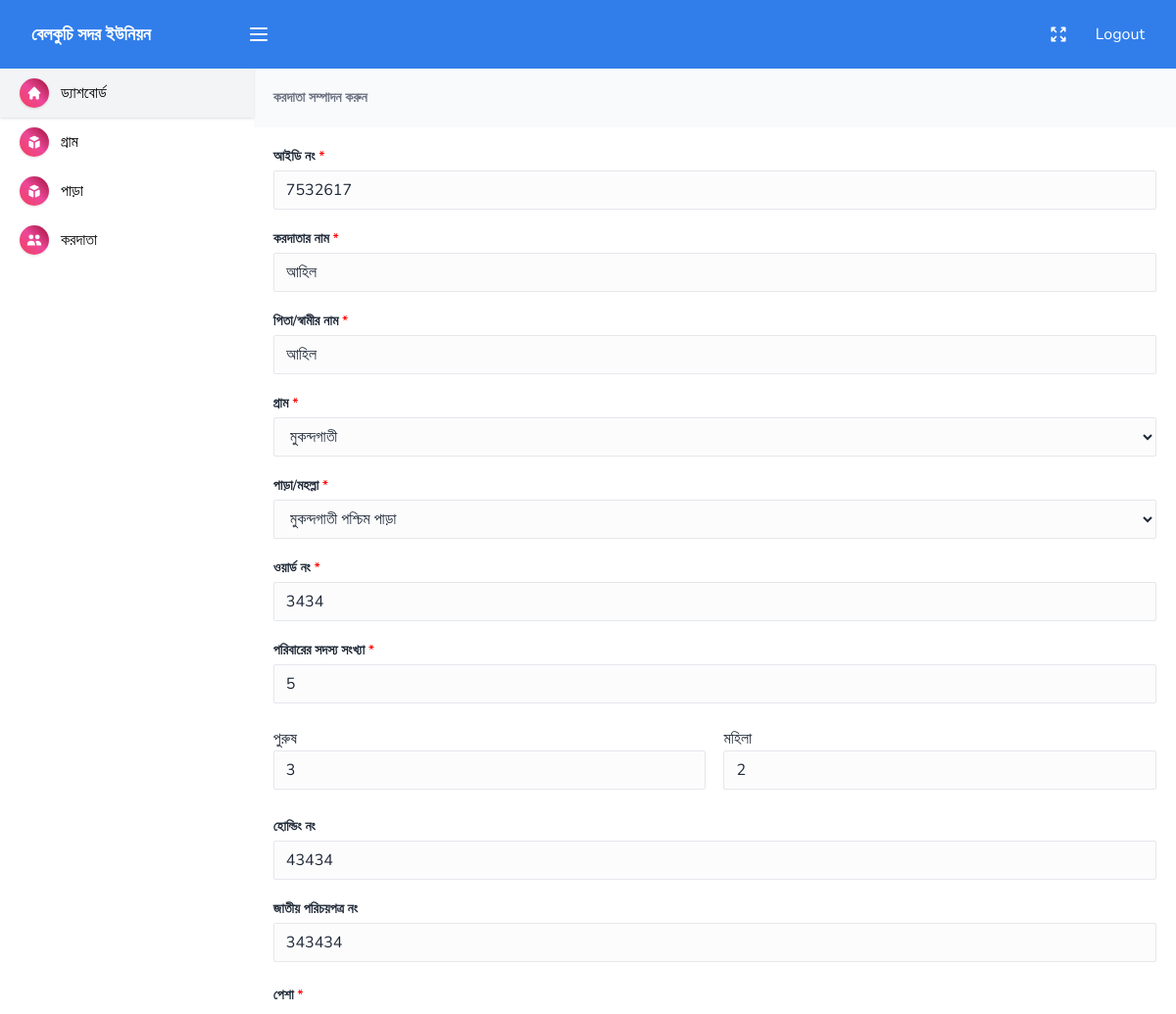
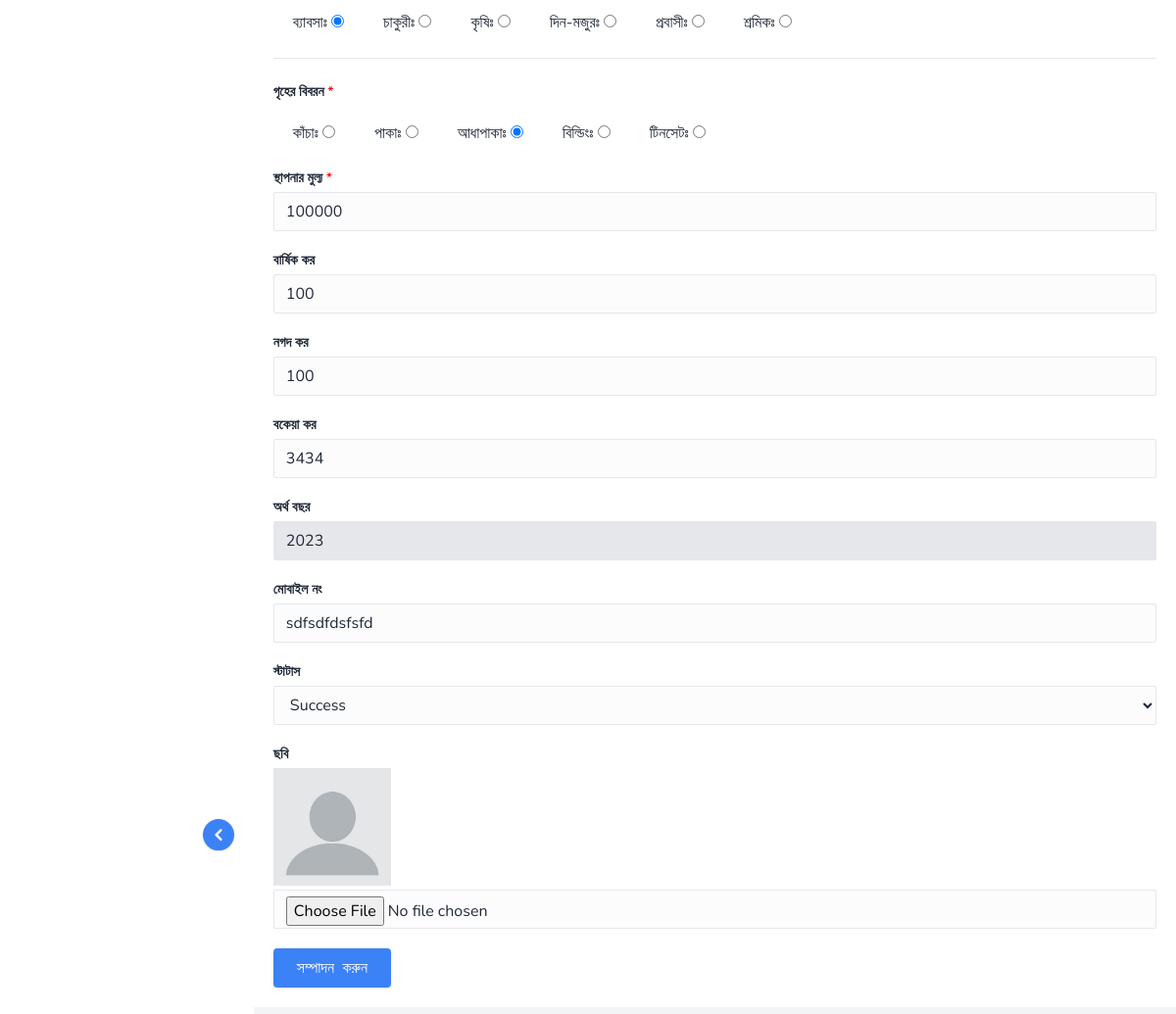
Page /tax-holder-edit.php?id=37 (signed in) on the committed database (2 pictures, top to bottom).
### tables this page shows
CREATE TABLE `union_name` (
  `id` int(255) NOT NULL,
  `admin_id` int(255) NOT NULL,
  `union_name` varchar(255) NOT NULL,
  `pass` varchar(255) NOT NULL,
  `time` int(255) NOT NULL
);

CREATE TABLE `person` (
  `admin_id` int(255) NOT NULL,
  `id` int(255) NOT NULL,
  `id_no` int(255) NOT NULL,
  `name` varchar(255) NOT NULL,
  `guardian_name` varchar(255) NOT NULL,
  `village` varchar(255) NOT NULL,
  `section` varchar(255) NOT NULL,
  `word_no` varchar(255) NOT NULL,
  `family_member` int(255) NOT NULL,
  `male` int(255) NOT NULL,
  `female` int(255) NOT NULL,
  `holding_no` varchar(255) NOT NULL,
  `nid_no` varchar(300) NOT NULL,
  `profession` varchar(255) NOT NULL,
  `home` varchar(255) NOT NULL,
  `net_worth` int(255) NOT NULL,
  `annual_tax` int(255) NOT NULL,
  `ablable_tax` int(255) NOT NULL,
  `due_tax` int(255) NOT NULL,
  `present_year` int(255) NOT NULL,
  `mobile_no` varchar(300) NOT NULL,
  `status` varchar(255) NOT NULL DEFAULT 'Pending',
  `file_name` varchar(255) NOT NULL DEFAULT 'avatar.jpg',
  `time` int(255) NOT NULL
);

CREATE TABLE `village` (
  `admin_id` int(255) NOT NULL,
  `id` int(255) NOT NULL,
  `name` varchar(255) NOT NULL,
  `time` int(255) NOT NULL
);

CREATE TABLE `section` (
  `admin_id` int(255) NOT NULL,
  `id` int(255) NOT NULL,
  `vlg_id` int(255) NOT NULL,
  `name` varchar(255) NOT NULL,
  `time` int(255) NOT NULL
);

### tax-holder-edit.php (the view, shortened to what this page needs)
<?php include("common/header.php");?>
<?php
if(isset($_GET['id'])){
  $id = $_GET['id'];
}
$data = mysqli_fetch_assoc(mysqli_query($conn,"SELECT * FROM person WHERE id='$id'"));
?>
    <main class="main_content">
<?php include("common/sidebar.php");?>
      <section class="content_wrapper">
        <div class="add_page_main_content">
          <div class="add_page_title">
            <span>করদাতা সম্পাদন করুন</span>
          </div>
          <form id="edit_tax_holder_form" action="" method="POST" enctype="multipart/form-data">
            <div>
              <label>আইডি নং <span class="requird_star">*</span></label>
              <input type="number" name="id_no" class="input" required value="<?php echo $data['id_no']?>"/>
            </div>
            <div>
            <label>করদাতার নাম <span class="requird_star">* </span></label>
            <input type="text" name="name" class="input" required value="<?php echo $data['name']?>"/>
            </div>
            <div>
            <label>পিতা/স্বামীর নাম <span class="requird_star">* </span></label>
            <input type="text" name="guardian_name" class="input" required value="<?php echo $data['guardian_name']?>"/>
            </div>
            <div>
            <label>গ্রাম <span class="requird_star" >* </span></label>
            <select name="village" id="village" class="input" required>
            <?php
              $vlg_id = $data['village'];
              $selected_village = mysqli_fetch_assoc(mysqli_query($conn,"SELECT * FROM village WHERE id=$vlg_id"));
              ?>
              <option value="<?php echo $selected_village['id']?>"><?php echo $selected_village['name']?></option>
            </select>
            </div>
            <div>
            <label>পাড়া/মহল্লা <span class="requird_star">* </span></label>
            <select name="section" id="section" class="input" required value="<?php echo $data['section']?>">
            <?php
              $section_id = $data['section'];
              $selected_section = mysqli_fetch_assoc(mysqli_query($conn,"SELECT * FROM section WHERE id=$section_id"));
              ?>
              <option value="<?php echo $selected_section['id']?>"><?php echo $selected_section['name']?></option>
            </select>
            </div>
            <div>
            <label>ওয়ার্ড নং <span class="requird_star">*</span></label>
            <input type="text" name="word_no" class="input"  required value="<?php echo $data['word_no']?>"/>
            </div>
            <div>
            <label>পরিবারের সদস্য সংখ্যা <span class="requird_star">*</span></label>
            <input type="number" name="family_member" class="input"  required value="<?php echo $data['family_member']?>"/>
            </div>
            <br>
            <div class="radio_div">
              <div style="width:49%;float:left">
                <label>পুরুষ</label>
                <input type="number" name="male" class="input"  value="<?php echo $data['male']?>"/>
              </div>
              <div style="width:49%;float:right">
                <label>মহিলা</label>
                <input type="number" name="female" class="input"  value="<?php echo $data['female']?>"/>
              </div>
            </div>
            <br>
            <br>
            <br>
            <div>
            <label>হোল্ডিং নং</label>
            <input type="text" name="holding_no" class="input" value="<?php echo $data['holding_no']?>"/>
            </div>
            <div>
            <label>জাতীয় পরিচয়পত্র নং</label>
            <input type="number" name="nid_no" class="input" value="<?php echo $data['nid_no']?>"/>
            </div>
            <br>
            <div class="radio_div">
              <label>পেশা <span class="requird_star">*</span></label>
              <br>
              <div class="pesa">
                <label for="business">ব্যাবসাঃ</label>
                <input type="radio" id="business" required name="profession" value="ব্যাবসা"
                <?php
                if($data['profession'] == 'ব্যাবসা'){
                  echo "checked";
                }
                ?>
                >
              </div>
              <div class="pesa">
                <label for="job">চাকুরীঃ</label>
                <input type="radio" id="job" required name="profession" value="চাকুরি"
                <?php
                if($data['profession'] == 'চাকুরি'){
                  echo "checked";
                }
                ?>
                >
              </div>
              <div class="pesa">
                <label for="farmer">কৃষিঃ</label>
                <input type="radio" id="farmer" required name="profession" value="কৃষি"
                <?php
                if($data['profession'] == 'কৃষি'){
                  echo "checked";
                }
                ?>
                >
              </div>
              <div class="pesa">
                <label for="labor">দিন-মজুরঃ</label>
                <input type="radio" id="labor" required name="profession" value="দিন-মজুর"
                <?php
                if($data['profession'] == 'দিন-মজুর'){
                  echo "checked";
                }
                ?>
                >
              </div>
              <div class="pesa">
                <label for="expatriate">প্রবাসীঃ</label>
                <input type="radio" id="expatriate" required name="profession" value="প্রবাসী"
                <?php
                if($data['profession'] == 'প্রবাসী'){
                  echo "checked";
                }
                ?>
                >
              </div>
              <div class="pesa">
                <label for="worker">শ্রমিকঃ</label>
                <input type="radio" id="worker" required name="profession" value="শ্রমিক"
                <?php
                if($data['profession'] == 'শ্রমিক'){
                  echo "checked";
                }
                ?>
                >
              </div>
            </div>
            <br>
            <br>
            <hr>
            <br>
            <div class="radio_div">
              <label>গৃহের বিবরন <span class="requird_star">*</span></label>
              <br>
              <div class="pesa">
                <label for="kacha">কাঁচাঃ</label>
                <input type="radio" id="kacha" required name="home" value="কাঁচা"
                <?php
                if($data['home'] == 'কাঁচা'){
                  echo "checked";
                }
                ?>
                >
              </div>
              <div class="pesa">
                <label for="paka">পাকাঃ</label>
                <input type="radio" id="paka" required name="home" value="পাকা"
                <?php
                if($data['home'] == 'পাকা'){
                  echo "checked";
                }
                ?>
                >
              </div>
              <div class="pesa">
                <label for="adhapaka">আধাপাকাঃ</label>
                <input type="radio" id="adhapaka" required name="home" value="আধাপাকা"
                <?php
                if($data['home'] == 'আধাপাকা'){
                  echo "checked";
                }
                ?>
                >
              </div>
              <div class="pesa">
                <label for="building">বিল্ডিংঃ</label>
                <input type="radio" id="building" required name="home" value="বিল্ডিং"
                <?php
                if($data['home'] == 'বিল্ডিং'){
                  echo "checked";
                }
                ?>
                >
              </div>
              <div class="pesa">
                <label for="tinset">টিনসেটঃ</label>
                <input type="radio" id="tinset" required name="home" value="টিনসেট"
                <?php
                if($data['home'] == 'টিনসেট'){
                  echo "checked";
                }
                ?>
                >
              </div>
            </div>
            <br>
            <br>
            <div>
            <label>স্থাপনার মুল্য <span class="requird_star">*</span></label>
            <input type="number" name="net_worth" class="input"  required value="<?php echo $data['net_worth']?>"/>
            </div>
            <div>
            <label>বার্ষিক কর</label>
            <input type="number" name="annual_tax" class="input"  value="<?php echo $data['annual_tax']?>"/>
            </div>
            <div>
            <label>নগদ কর</label>
            <input type="number" name="ablable_tax" class="input"  value="<?php echo $data['ablable_tax']?>"/>
            </div>
            <div>
            <label>বকেয়া কর</label>
            <input type="number" name="due_tax" class="input" value="<?php echo $data['due_tax']?>"/>
            </div>
            <div>
            <label>অর্থ বছর</label>
            <input type="number" disabled name="present_year" class="input"  value="<?php echo $data['present_year']?>"/>
            </div>
            <div>
            <label>মোবাইল নং</label>
            <input type="text" name="mobile_no" class="input"  value="<?php echo $data['mobile_no']?>"/>
            </div>
            <div>
            <label>স্টাটাস</label>
            <select name="status" class="input">
              <?php if($data['status']== 'Pending'){ ?>
                <option selected value="Pending">Pending</option>
                <option value="Success">Success</option>
               <?php }else{ ?>
                <option selected value="Success">Success</option>
                <?php } ?>
            </select>
            </div>
            <div>
            <label>ছবি</label>
            <img style="width:120px" src="upload/<?php echo $data['file_name']?>" alt="image">
            <input type="file" name="file" class="input"  value="<?php echo $data['file_name']?>"/>
            </div>
            <input class="btn submit_btn" name="submit" type="submit" value="সম্পাদন  করুন" />
          </form>
        </div>
      </section>
    </main>
<?php include("common/footer.php");?>

### common/header.php (shortened to what this page needs)
<?php include("include/functions.php");?>
<?php
if(isset($_SESSION['admin_id'])){
  $id = $_SESSION['admin_id'];
}elseif(isset($_COOKIE['admin_id'])){
  $id = $_COOKIE['admin_id'];
}else{
  $id = 0;
}
if(isset($_SESSION['admin_id'])){
  $id = $_SESSION['admin_id'];
}
$setting = mysqli_fetch_assoc(mysqli_query($conn,"SELECT * FROM setting WHERE id=1"));
$union = mysqli_fetch_assoc(mysqli_query($conn,"SELECT * FROM union_name WHERE admin_id=$id"));
?>
<!DOCTYPE html>
<html>
  <head>
    <link href="dist/css/category.css" rel="stylesheet" />
    <link href="dist/css/styles.css" rel="stylesheet" />
    <link href="dist/css/custom.css" rel="stylesheet" />
  </head>
  <body>
    <header class="header">
      <div class="header_container">
        <div class="header_left">
          <div class="header_brand">
            <a href="index.php" class="go_home">
              <div>
                <?php if($setting['logo']!=""){ ?>
                  <img style="width:200px;height:60px" src="upload/<?php echo $setting['logo'];?>" alt="">
                 <?php }else{ ?>
                  <span style="font-size:18px;color:#fff;"><?php echo $union['union_name']?></span>
               <?php  } ?>
              </div>
            </a>
          </div>
          <button onclick="toggle_nav()" class="menu_icon"></button>
        </div>
        <div class="header_right">
          <button onclick="toggle_full_screen()" class="expand_icon"></button>
          <a style="color:#fff" href="logout.php">Logout</a>
        </div>
      </div>
    </header>

### rows in the picture
union_name: union_name "বেলকুচি সদর ইউনিয়ন"
person: id_no "7532617", name "আহিল", guardian_name "আহিল", word_no "3434", family_member "5", male "3", female "2", holding_no "43434", nid_no "343434", profession "☑ ব্যাবসাঃ", profession "☐ চাকুরীঃ", profession "☐ কৃষিঃ", profession "☐ দিন-মজুরঃ", profession "☐ প্রবাসীঃ", profession "☐ শ্রমিকঃ", home "☐ কাঁচাঃ", home "☐ পাকাঃ", home "☑ আধাপাকাঃ", home "☐ বিল্ডিংঃ", home "☐ টিনসেটঃ", net_worth "100000", annual_tax "100", ablable_tax "100", due_tax "3434", present_year "2023", mobile_no "sdfsdfdsfsfd", status "Success", file_name (placeholder picture)
village: village "মুকন্দগাতী"
section: section "মুকন্দগাতী পশ্চিম পাড়া"
